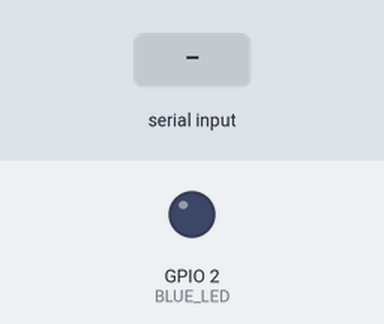
Simulated run of this sketch. Board: ESP32. Parts: output pins drawn as LEDs (lit = HIGH). Inputs (shaded band) come from the test bench. WiFi joins after 1.5 s; servers stay silent unless stated; what the sketch prints to the serial monitor is not drawn.

Above: at 0.3 s.
At 2.8 s:
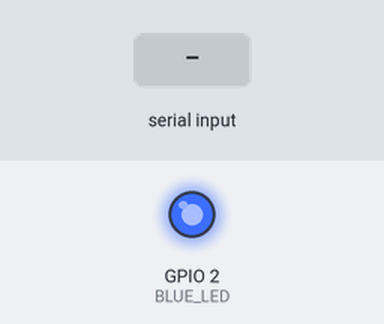
2.9 s: "1\n" received over the second serial link
Timing chart, 0 to 5.9 s (numbered marks = the images above; inputs shaded):
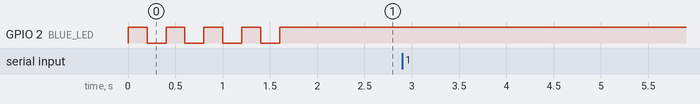

Measured:
- after the input at 2.9 s, every drawn part: stays the same

The sketch:

Lucky_ESP32.ino
```cpp
#include <WiFi.h>
#include <WiFiUdp.h>

// --- SETTINGS ---
const char* ssid = "Verizon_L967JT";
const char* password = "poet-ohm7-align";
unsigned int localPort = 8888;

WiFiUDP udp;
IPAddress laptopIP;
unsigned int laptopPort;
bool hasLaptopIP = false; // Flag to know when we can start sending data back
const int BLUE_LED = 2;

void setup() {
  pinMode(BLUE_LED, OUTPUT);

  Serial.begin(115200); // Debug to Mac via USB

  // Pins 16 (RX) and 17 (TX) for Teensy 4.1
  Serial2.begin(921600, SERIAL_8N1, 16, 17);
  Serial2.setTimeout(10); // Makes Serial communication much snappier

  WiFi.begin(ssid, password);
  Serial.print("Connecting to WiFi");

  while (WiFi.status() != WL_CONNECTED) {
    digitalWrite(BLUE_LED, !digitalRead(BLUE_LED));
    delay(200);
    Serial.print(".");
  }

  digitalWrite(BLUE_LED, HIGH);
  Serial.println("\nConnected!");
  Serial.print("IP Address: ");
  Serial.println(WiFi.localIP());

  udp.begin(localPort);
}

void loop() {
  // A. FROM MAC (UDP) -> TO TEENSY (Serial2)
  int packetSize = udp.parsePacket();
  if (packetSize) {
    laptopIP = udp.remoteIP();
    laptopPort = udp.remotePort();
    hasLaptopIP = true; // We now know where to send feedback!

    char buf[255];
    int len = udp.read(buf, 255);
    buf[len] = 0;

    // Clean up the string and send to Teensy
    String cmd = String(buf);
    cmd.trim();
    Serial2.println(cmd);

    Serial.print("UDP -> Teensy: "); Serial.println(cmd);
  }

  // B. FROM TEENSY (Serial2) -> TO MAC (UDP)
  if (Serial2.available()) {
    String feedback = Serial2.readStringUntil('\n');
    feedback.trim();

    Serial.print("Teensy -> UDP: "); Serial.println(feedback);

    if (hasLaptopIP) {
      udp.beginPacket(laptopIP, laptopPort);
      udp.print(feedback);
      udp.endPacket();
    }
  }
}
```
